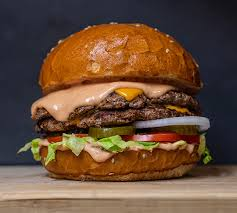
#> input picture Semester 5/Multimedia Computing (Elective)/lenna.png, 237 x 213 px, given in place of lenna.jpg, which was not available
$ python q1.py
#> lines starting #> are read from the running program, lines starting #| are printed output that depends on the picture; pictures that were not available may be replaced by others from this repository, and a replacement may not be noted
import matplotlib.pyplot as plt
from PIL import Image

img = Image.open("lenna.jpg")
#> img is the input picture: PIL image 237x213 RGB; mean R, G, B 104.2, 76.8, 56.7

img = img.convert('L')
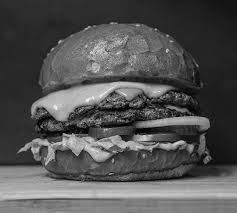
#> img: PIL image 237x213 L; min 0, max 245, mean 82.7

pixels = img.getdata()

plt.hist(pixels, bins=256, range=(0, 255), alpha=0.8, color='black')
plt.xlabel("Pixel value")
plt.ylabel("Frequency")
plt.title("Histogram of Lenna.jpg")
plt.show()
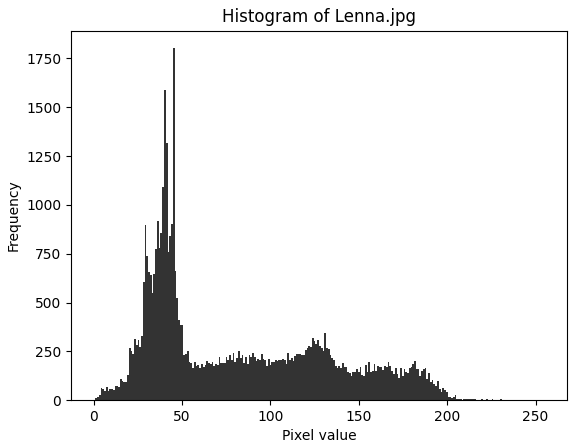
#> figure drawn by matplotlib, 1 panel; tallest bar 1802 high, from x = 44.82 to 45.82

$ run again, with Semester 5/Multimedia Computing (Elective)/Codes/Lab 2/image.bmp saved as Semester 5/Multimedia Computing (Elective)/lenna.png
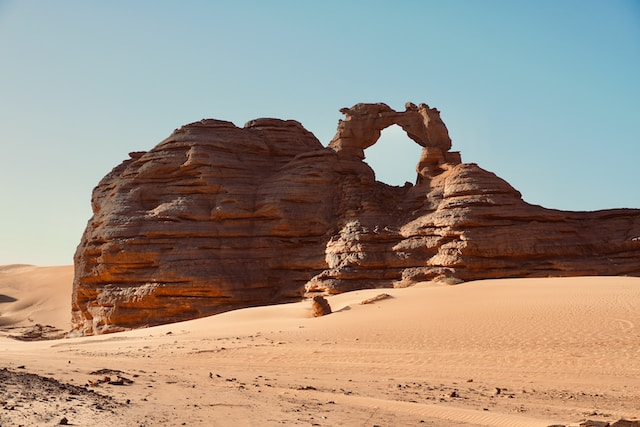
#> input picture Semester 5/Multimedia Computing (Elective)/Codes/Lab 2/image.bmp, 640 x 427 px, given in place of lenna.jpg, which was not available
#> img is the input picture: PIL image 640x427 RGB; mean R, G, B 158.8, 145, 131.4
#> `img = img.convert('L')`:
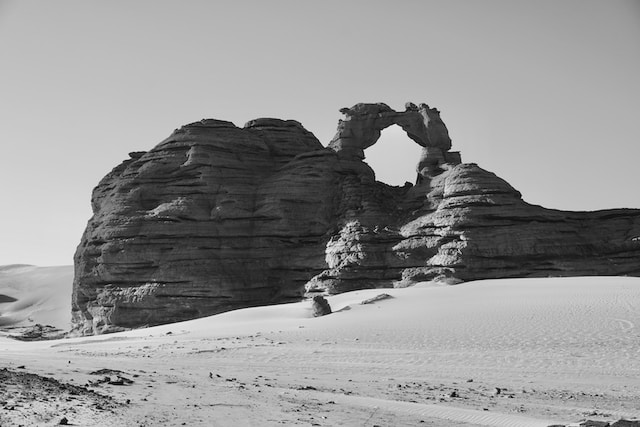
#> img: PIL image 640x427 L; min 1, max 237, mean 147.6
#> `plt.show()`:
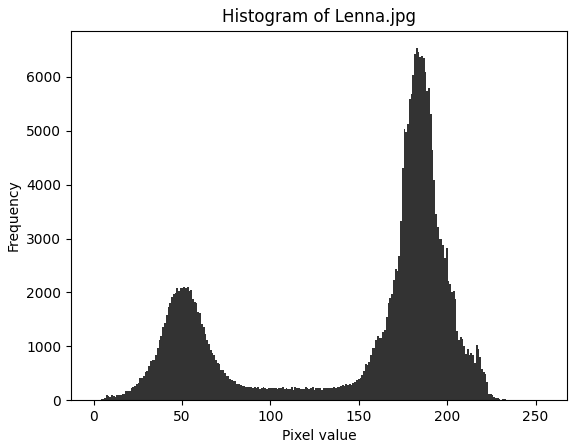
#> figure drawn by matplotlib, 1 panel; tallest bar 6533 high, from x = 182.3 to 183.3

$ run again, with Semester 5/Web Technology/images/1.jpg saved as Semester 5/Multimedia Computing (Elective)/lenna.png
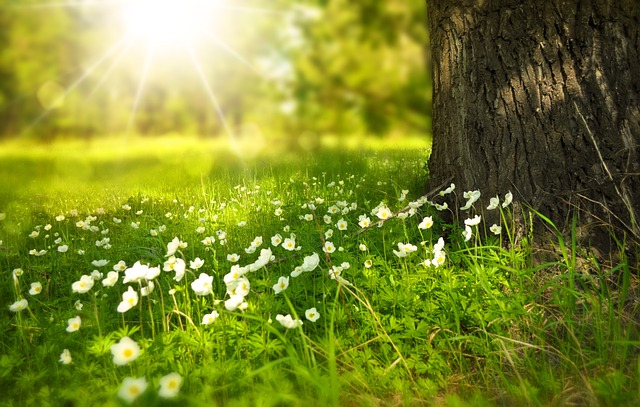
#> input picture Semester 5/Web Technology/images/1.jpg, 640 x 407 px, given in place of lenna.jpg, which was not available
#> img is the input picture: PIL image 640x407 RGB; mean R, G, B 122.3, 132.9, 44.1
#> `img = img.convert('L')`:
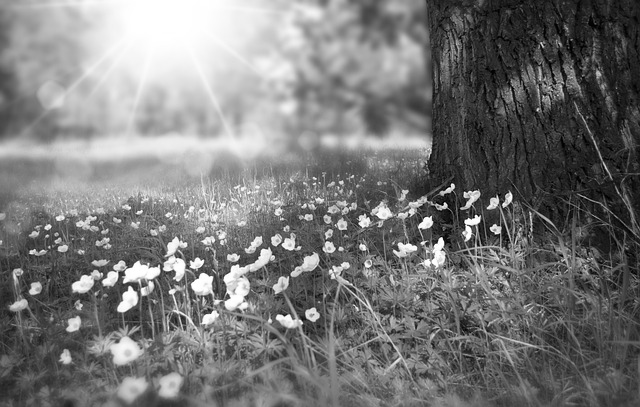
#> img: PIL image 640x407 L; min 1, max 255, mean 119.6
#> `plt.show()`:
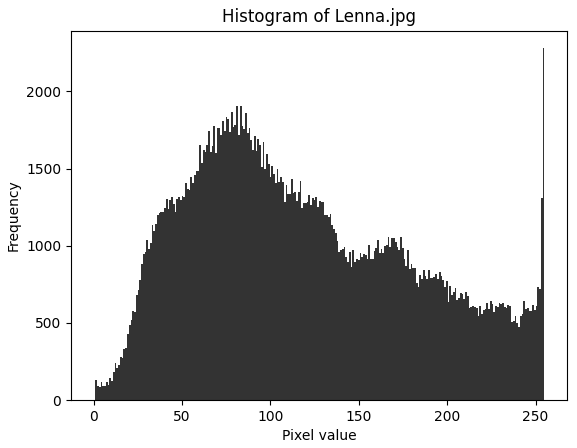
#> figure drawn by matplotlib, 1 panel; tallest bar 2279 high, from x = 254 to 255
